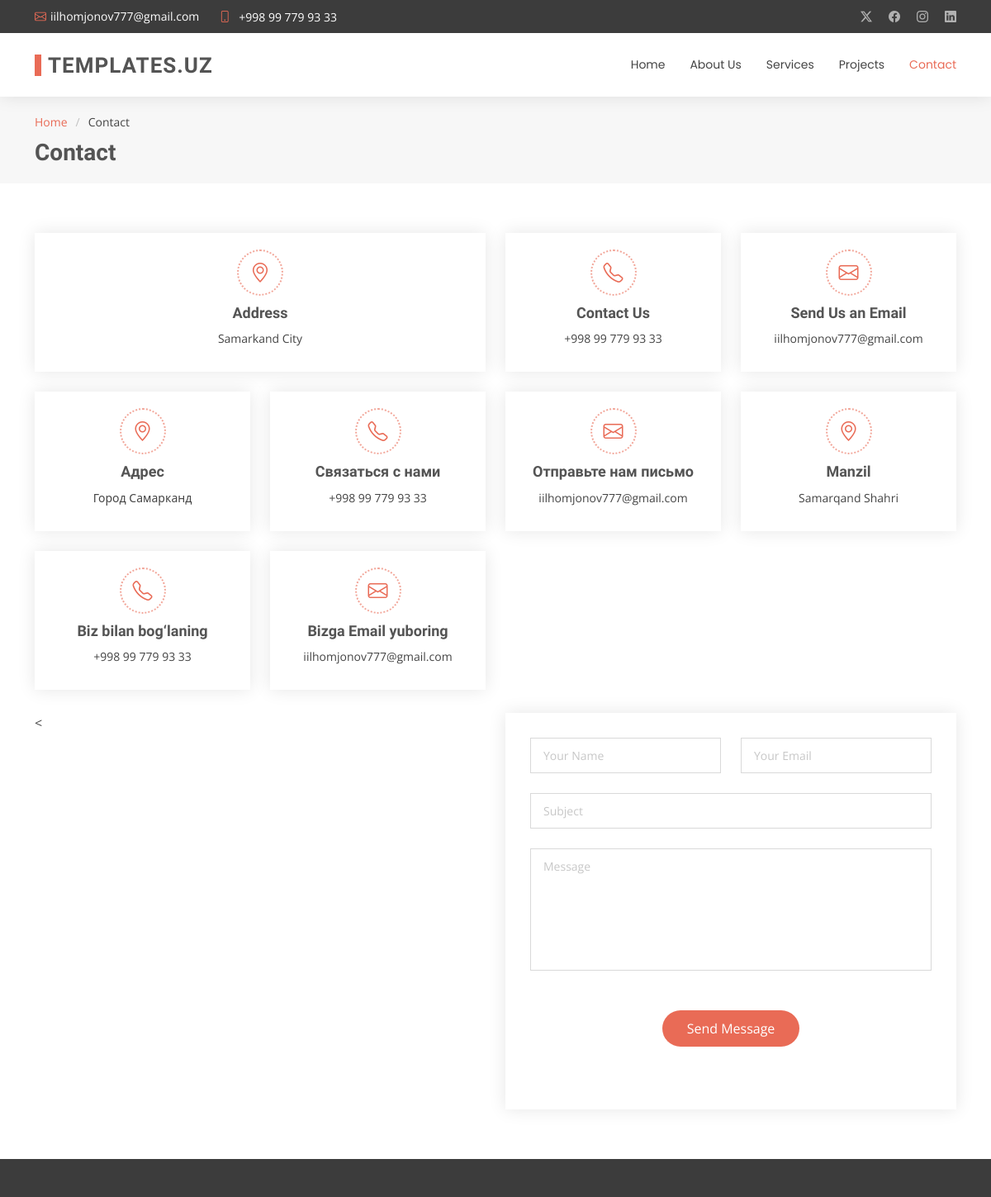
The app's page /contact.php (upper part), older data.
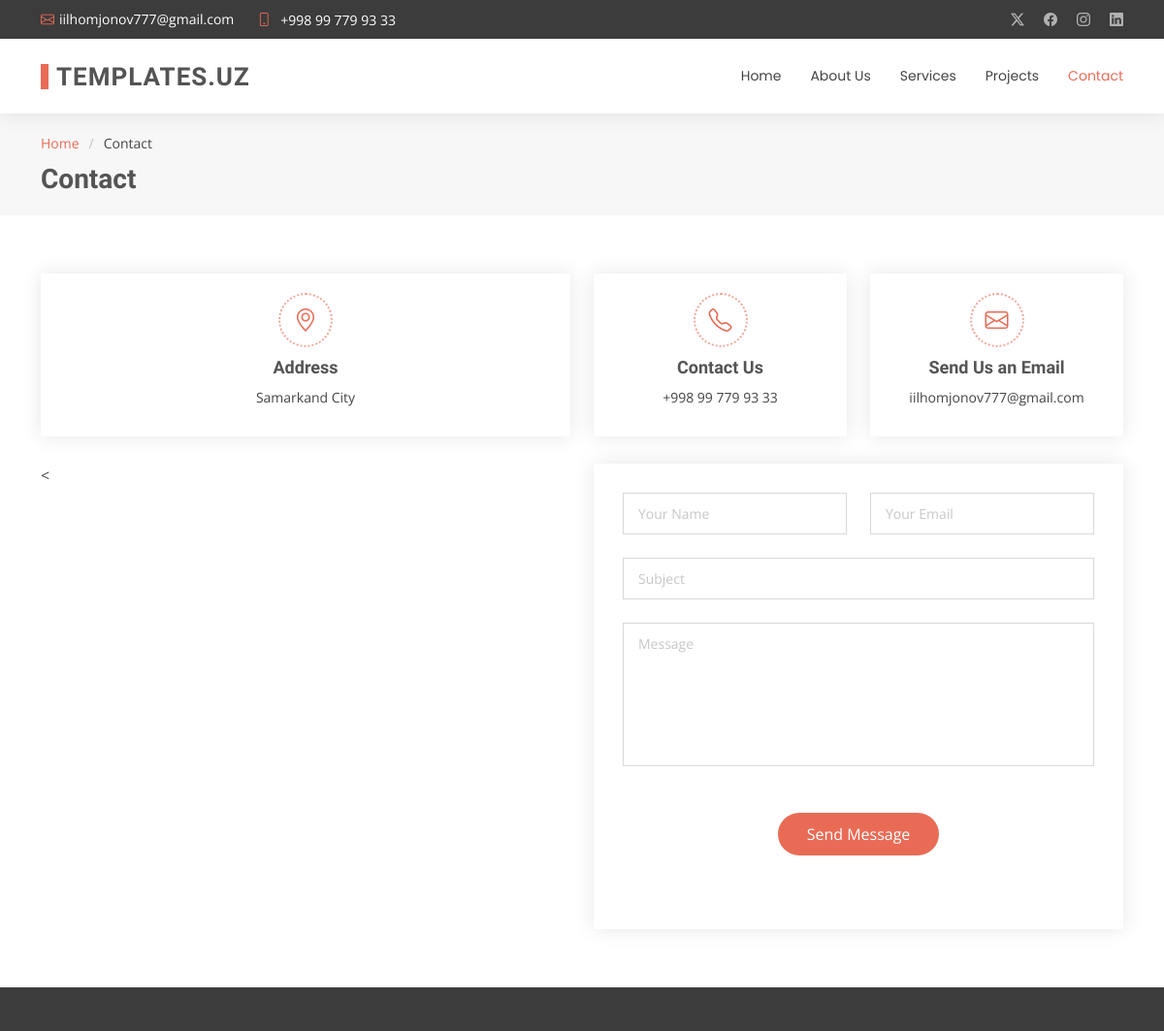
The same page, newer data.
### tables this page shows
CREATE TABLE contact_box (
    id INT AUTO_INCREMENT PRIMARY KEY,
    title VARCHAR(255),
    value VARCHAR(255),
    icon VARCHAR(255)
);

### config.php (called while the page is built, shortened)
<?php
class Database
{
    private $conn;
    public function __construct()
    {
        $this->conn = new mysqli(DB_SERVER, DB_USERNAME, DB_PASSWORD, DB_NAME);
    }
    public function executeQuery($sql, $params = [], $types = "")
    {
        $result = $this->conn->prepare($sql);
        if (!$result->execute()) {
            return "Execution error: " . $result->error;
        }
        return $result;
    }
    public function select($table, $columns = "*", $condition = "", $params = [], $types = "")
    {
        $sql = "SELECT $columns FROM $table" . ($condition ? " WHERE $condition" : "");
        $result = $this->executeQuery($sql, $params, $types);
        return $result->get_result()->fetch_all(MYSQLI_ASSOC);
    }
}

### contact.php (the view, shortened to what this page needs)
<?php
include './config.php';
$query = new Database();
  ?>
<!DOCTYPE html>
<html lang="en">
<head>
  <link href="assets/vendor/bootstrap/css/bootstrap.min.css" rel="stylesheet">
  <link href="assets/vendor/bootstrap-icons/bootstrap-icons.css" rel="stylesheet">
  <link href="assets/vendor/aos/aos.css" rel="stylesheet">
  <link href="assets/vendor/swiper/swiper-bundle.min.css" rel="stylesheet">
  <link href="assets/vendor/glightbox/css/glightbox.min.css" rel="stylesheet">
  <link href="assets/css/main.css" rel="stylesheet">
</head>
<body class="contact-page">
  <?php include 'includes/header.php' ?>
  <main class="main">
    <div class="page-title" data-aos="fade">
      <div class="container">
        <nav class="breadcrumbs">
          <ol>
            <li><a href="./">Home</a></li>
            <li class="current">Contact</li>
          </ol>
        </nav>
        <h1>Contact</h1>
      </div>
    </div>
    <section id="contact" class="contact section">
      <div class="container" data-aos="fade-up" data-aos-delay="100">
        <div class="row gy-4">
          <?php foreach ($contact_boxData as $contact): ?>
            <div class="col-lg-<?php echo ($contact['id'] == 1) ? '6' : '3'; ?> col-md-6">
              <div class="info-item d-flex flex-column justify-content-center align-items-center" data-aos="fade-up"
                data-aos-delay="100">
                <i class="<?php echo $contact['icon']; ?>"></i>
                <h3><?php echo $contact['title']; ?></h3>
                <p><?php echo $contact['value']; ?></p>
              </div>
            </div>
          <?php endforeach; ?>
        </div>
        <div class="row gy-4 mt-1">
          <div class="col-lg-6" data-aos="fade-up" data-aos-delay="100">
            <<iframe
              src="https://www.google.com/maps/embed?pb=!1m14!1m8!1m3!1d3072.5298862417435!2d66.96820727777097!3d39.637787762516005!3m2!1i1024!2i768!4f13.1!3m3!1m2!1s0x3f4d1f8bc8499255%3A0x7d89646ab179a0fe!2sSamarqand%20davlat%20universiteti%20IT%20markazi!5e0!3m2!1sen!2s!4v1739087509983!5m2!1sen!2s"
              width="600" height="450" style="border:0;" allowfullscreen="" loading="lazy"
></iframe>
          </div>
          <div class="col-lg-6">
            <form method="post" class="php-email-form" id="contactForm" data-aos="fade-up" data-aos-delay="100">
              <div class="row gy-4">
                <div class="col-md-6">
                  <input type="text" name="name" class="form-control" placeholder="Your Name" required=""
                    maxlength="255">
                </div>
                <div class="col-md-6">
                  <input type="email" class="form-control" name="email" placeholder="Your Email" required=""
                    maxlength="255">
                </div>
                <div class="col-md-12">
                  <input type="text" class="form-control" name="subject" placeholder="Subject" required=""
                    maxlength="255">
                </div>
                <div class="col-md-12">
                  <textarea class="form-control" name="message" rows="6" placeholder="Message" required=""></textarea>
                </div>
                <div class="col-md-12 text-center">
                  <button type="submit" name="submit">Send Message</button>
                </div>
              </div>
            </form>
          </div>
        </div>
      </div>
    </section>
  </main>
  <?php include 'includes/footer.php' ?>
</body>
</html>

### includes/header.php (shortened to what this page needs)
<?php $contact_boxData = $query->select('contact_box'); ?>
<?php $contactData = $query->select('contact'); ?>
<header id="header" class="header sticky-top">
    <div class="topbar d-flex align-items-center dark-background">
        <div class="container d-flex justify-content-center justify-content-md-between">
            <div class="contact-info d-flex align-items-center">
                <i class="bi bi-envelope d-flex align-items-center">
                    <a href="mailto:<?php echo  $contact_boxData[2]['value']; ?>">
                        <?php echo  $contact_boxData[2]['value']; ?>
                    </a>
                </i>
                <i class="bi bi-phone d-flex align-items-center ms-4">
                    <span>
                        <a href="tel:<?php echo trim($contact_boxData[2]['value']); ?>">
                            <?php echo $contact_boxData[1]['value']; ?>
                        </a>
                    </span>
                </i>
            </div>
            <div class="social-links d-none d-md-flex align-items-center">
                <a href="https://twitter.com/<?php echo  $contactData[0]['twitter']; ?>" class="twitter"><i class="bi bi-twitter-x"></i></a>
                <a href="https://facebook.com/<?php echo  $contactData[0]['facebook']; ?>" class="facebook"><i class="bi bi-facebook"></i></a>
                <a href="https://instagram.com/<?php echo  $contactData[0]['instagram']; ?>" class="instagram"><i class="bi bi-instagram"></i></a>
                <a href="https://linkedin.com/in/<?php echo  $contactData[0]['linkedin']; ?>" class="linkedin"><i class="bi bi-linkedin"></i></a>
            </div>
        </div>
    </div>
    <div class="branding">
        <div class="container position-relative d-flex align-items-center justify-content-between">
            <a href="./" class="logo d-flex align-items-center">
                <h1 class="sitename">Templates.uz<br></h1>
            </a>
            <?php $current_page = basename($_SERVER['PHP_SELF']); ?>
            <nav id="navmenu" class="navmenu">
                <ul>
                    <li><a href="./" class="<?= ($current_page == 'index.php') ? 'active' : ''; ?>">Home</a></li>
                    <li><a href="about.php" class="<?= ($current_page == 'about.php') ? 'active' : ''; ?>">About Us</a></li>
                    <li><a href="services.php" class="<?= ($current_page == 'services.php') ? 'active' : ''; ?>">Services</a></li>
                    <li><a href="projects.php" class="<?= ($current_page == 'projects.php') ? 'active' : ''; ?>">Projects</a></li>
                    <li><a href="contact.php" class="<?= ($current_page == 'contact.php') ? 'active' : ''; ?>">Contact</a></li>
                </ul>
            </nav>
        </div>
    </div>
</header>

### includes/footer.php (shortened to what this page needs)
<footer id="footer" class="footer position-relative dark-background">
    <div class="container footer-top">
        <div class="row gy-4">
        </div>
    </div>
</footer>

Row changes from the older to the newer data that the page shows:
removed contact_box: title "Адрес", value "Город Самарканд"
removed contact_box: title "Связаться с нами", value "+998 99 779 93 33"
removed contact_box: title "Отправьте нам письмо", value "iilhomjonov777@gmail.com"
removed contact_box: title "Manzil", value "Samarqand Shahri"
removed contact_box: title "Biz bilan bog‘laning", value "+998 99 779 93 33"
removed contact_box: title "Bizga Email yuboring", value "iilhomjonov777@gmail.com"
